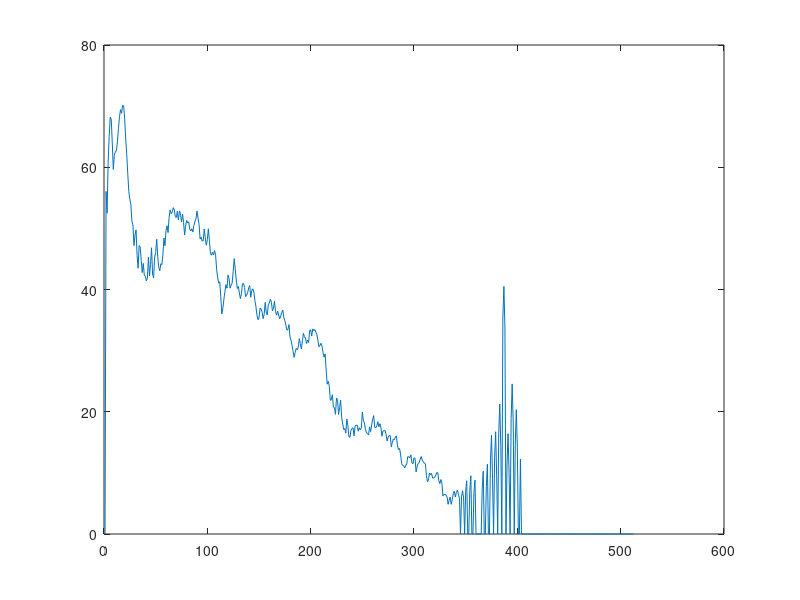

Source code (MATLAB):
load('Signal_Spectrum.mat');
[x, y] = size(Signal_Spectrum);

Signal_Spectrum = Signal_Spectrum(:,513:end);
Fs = 24000;

F = linspace(-Fs/2, Fs/2, 1024);
F = F(:, 513:end);

SPL = [];
N = 1024;
for n = 1:N/2
    SPL_subband = 96 + 10*log10((4/(N^2))*abs(Signal_Spectrum(:, n)).^2*(8/3));
    SPL = [SPL SPL_subband];
end

% % quit A
A = [];
for i = 1:N/2
   A_subband= (3.64*(F(:, i)/1000).^(-0.8))-(6.5 *exp((-0.6)*(F(:, i)/1000 -3.3).^2))+(10^(-3)*(F(:, i)/1000).^4);
   A = [A A_subband];
end

SPL(A > SPL) = 0;
plot(SPL);


% divide into 32 sub frame 
% get global max and min using findpeaks 
maxs = [];
for i = 1:16:512
    [value, index] = findpeaks(SPL(:,i:i+15));
    local = [value , index+i-1];
    maxs = [maxs local];
end

globalmax = max(maxs);


%84 masked range 